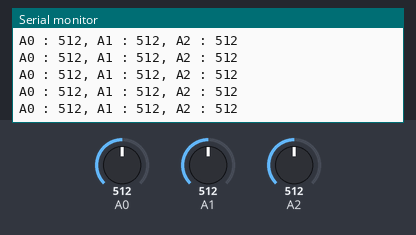
This sketch was run on a simulated Arduino Uno, built with avr-gcc and run on an emulated ATmega328P. Parts: the last lines printed to the serial monitor. The test bench sets the inputs (shaded band); at power-on: A1 = 512, A2 = 512, A0 = 512.

Above: at 1.2 s.
1.3 s: A1 set to 106
At 2.3 s:
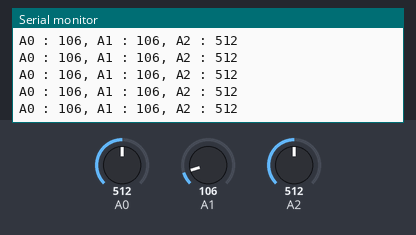
2.8 s: A1 set to 88
At 3.5 s:
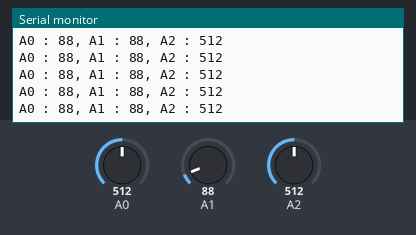
5.8 s: A2 set to 108
At 6.3 s:
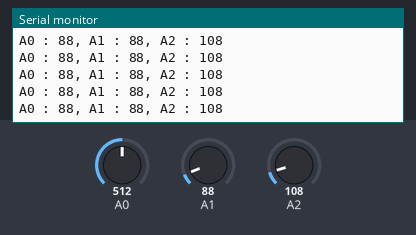
7.3 s: A2 set to 89
At 8.4 s:
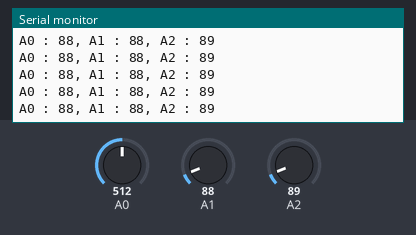
11.8 s: A1 set to 11
At 12.8 s:
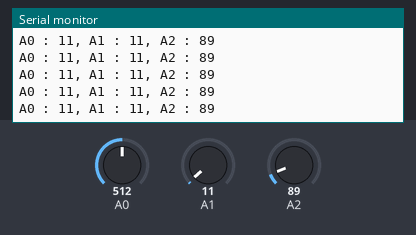
13.3 s: A1 set to 8
At 13.9 s:
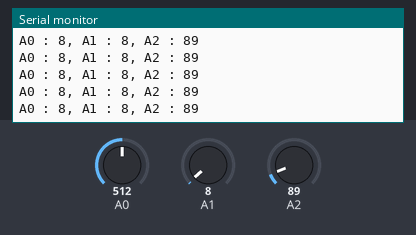
Timing chart, 0 to 15.8 s (numbered marks = the images above; inputs shaded):
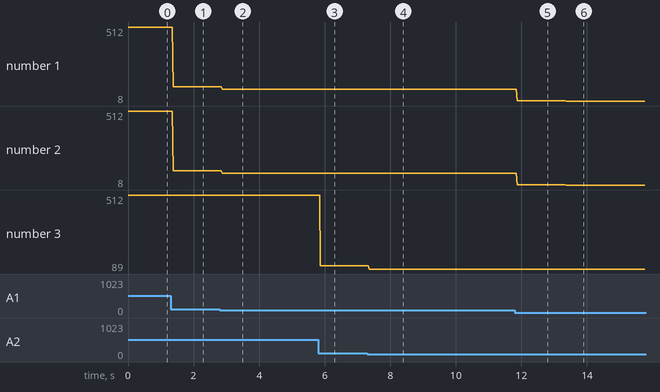

The sketch:

swipe.ino
```cpp
void setup() {
  // put your setup code here, to run once:
  pinMode(A0,INPUT);
  pinMode(A1,INPUT);
  pinMode(A2,INPUT);
  Serial.begin(9600);
}

void loop() {
  // put your main code here, to run repeatedly:
  float a0_reading = analogRead(A0);
  float a1_reading = analogRead(A1);
  float a2_reading = analogRead(A2);
  float benchmark = 2;
  Serial.print("A0 : ");
  Serial.print(analogRead(A1));

  Serial.print(", A1 : ");
  Serial.print(analogRead(A1));

  Serial.print(", A2 : ");
  Serial.print(analogRead(A2));

  Serial.println("");
  if(a0_reading <=benchmark && a1_reading <= benchmark && a2_reading <=benchmark){
    //Serial.println("Swiped");
  }

}
```

Measured:
- after the input at 1.3 s, the serial monitor: prints a new line after 0.07 s (image 1)
- after the input at 2.8 s, the serial monitor: prints a new line after 0.07 s (image 2)
- after the input at 5.8 s, the serial monitor: prints a new line after 0.07 s (image 3)
- after the input at 7.3 s, the serial monitor: prints a new line after 0.06 s (image 4)
- after the input at 11.8 s, the serial monitor: prints a new line after 0.08 s (image 5)
- after the input at 13.3 s, the serial monitor: prints a new line after 0.06 s (image 6)
- plotted number 1: 512 → 106 after the input at 1.3 s, 106 → 88 after the input at 2.8 s, 88 → 11 after the input at 11.8 s, 11 → 8 after the input at 13.3 s
- plotted number 2: 512 → 106 after the input at 1.3 s, 106 → 88 after the input at 2.8 s, 88 → 11 after the input at 11.8 s, 11 → 8 after the input at 13.3 s
